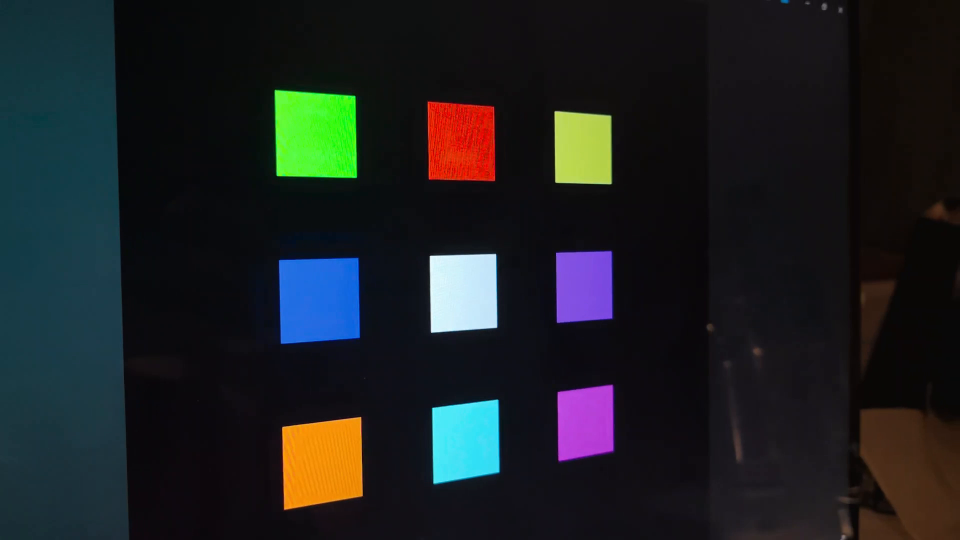
#> input picture frame 10 of code/test_video_small.mp4, 1920 x 1080 px (shown at 1/2 size)
$ python main.py
#> lines starting #> are read from the running program, lines starting #| are printed output that depends on the picture; after the words box and inside, x2 and y2 are one past the last pixel; in counts of white or black regions, pixels touching at a corner belong together
### code/get_points.py
import cv2
import numpy as np

from collections import defaultdict
import time


# Define the function to process a single frame
def process_frame(frame, color_ranges):
    centroids_dict = defaultdict(list)
    hsv = cv2.cvtColor(frame, cv2.COLOR_BGR2HSV)

    # Special handling for combined red ranges
    red_lower1 = np.array(color_ranges["Red"][0])
    red_upper1 = np.array(color_ranges["Red"][1])
    red_lower2 = np.array(color_ranges["Red2"][0])
    red_upper2 = np.array(color_ranges["Red2"][1])

    # Create masks for both red ranges and combine them
    red_mask1 = cv2.inRange(hsv, red_lower1, red_upper1)
    red_mask2 = cv2.inRange(hsv, red_lower2, red_upper2)
    combined_red_mask = cv2.bitwise_or(red_mask1, red_mask2)

    # Apply opening and closing to the combined red mask
    kernel = np.ones((7,7), np.uint8)
    opened_mask = cv2.morphologyEx(combined_red_mask, cv2.MORPH_OPEN, kernel)
    closed_mask = cv2.morphologyEx(opened_mask, cv2.MORPH_CLOSE, kernel)

    num_labels, labels, stats, centroids = cv2.connectedComponentsWithStats(closed_mask)

    largest_label = 1 + np.argmax(stats[1:, cv2.CC_STAT_AREA])  # skip background
    cx, cy = centroids[largest_label]
    centroid = (cy, cx)
    centroids_dict["Red"].append(centroid)


    # Process other color ranges (excluding Red2, already handled)
    for color, (lower, upper) in color_ranges.items():
        if color in ["Red", "Red2"]:
            continue  # Skip as we already handled "Red"
        lower_bound = np.array(lower)
        upper_bound = np.array(upper)


        # Create the mask for the current color
        mask = cv2.inRange(hsv, lower_bound, upper_bound)


        opened_mask = cv2.morphologyEx(mask, cv2.MORPH_OPEN, kernel)
        closed_mask = cv2.morphologyEx(opened_mask, cv2.MORPH_CLOSE, kernel)

        num_labels, labels, stats, centroids = cv2.connectedComponentsWithStats(closed_mask)
        if num_labels>1:
            largest_label = 1 + np.argmax(stats[1:, cv2.CC_STAT_AREA])  # skip background
            cx, cy = centroids[largest_label]
            centroid = (cy, cx)
            centroids_dict[color].append(centroid)


    return centroids_dict

### code/calculate.py
import numpy as np


def estimerH(ptImg, ptWorld):
    A = []
    for i in range(len(ptImg)):
        xw, yw = ptWorld[i]
        xi, yi = ptImg[i]
        A.append([0, 0, 0, -xw, -yw, -1, xi * xw, xi * yw, xi * 1])
        A.append([xw, yw, 1, 0, 0, 0, -yi * xw, -yi * yw, -yi])

    U, S, V = np.linalg.svd(A)
    H = np.array(V[-1].reshape((3, 3)))

    return H / H[2, 2]  # Normalize H


def calcule_P(K,H):

    RT = np.matmul(np.linalg.inv(K), H).transpose()
    #Extraire les deux premières lignes de la matrice RT comme matrice de rotation
    r1 = RT[0]
    r2 = RT[1]
    #La troisième matrice de rotation est obtenue par le produit vectoriel des deux premières matrices de rotation
    r3 = np.cross(r1, r2)
    #Assurer la droiture de la matrice de rotation
    if np.linalg.det(RT) > 0:
        RT *= -1
    #Calculer l'alpha
    alpha = np.linalg.det([r1, r2, r3])
    alpha = alpha ** (1 / float(4))
    #Normalisez pour vous assurer que la longueur du vecteur de rotation est de 1.
    r1 = r1 / alpha
    r2 = r2 / alpha
    #Utilisez le carré, car r3 est le résultat du produit croisé de r1 et r2
    r3 = r3 / (alpha * alpha)
    t = RT[2] / alpha
    P = np.array([r1, r2, r3, t]).transpose()
    # print(RT)

    return alpha,P

### code/cube.py
import numpy as np
import cv2

def drawCube(img, K, Rt, alpha, size=1, center=(0, 0, 0)):
    """
    Draws a 3D cube projected onto a 2D image.

    Args:
        img: Input image (will be modified in-place).
        K: Camera intrinsic matrix.
        Rt: Camera extrinsic matrix (rotation + translation).
        alpha: Scaling factor.
        size: Size of the cube.
        center: The 3D coordinates of the cube's center (x, y, z).
    """
    # Calculate the 8 vertices of the cube, shifted by the center
    x, y, z = center
    vertices = np.array([
        [x + size, y + size, z + size, 1],
        [x + size, y + size, z, 1],
        [x + size, y, z, 1],
        [x + size, y, z + size, 1],
        [x, y + size, z + size, 1],
        [x, y + size, z, 1],
        [x, y, z, 1],
        [x, y, z + size, 1]
    ])

    # Project the vertices onto the 2D image plane
    M = alpha * K @ Rt  # shape: (3, 4) if Rt is (3, 4), or (3, 4) slice of (4,4)

    # 2) Convert your vertices array to shape (4, N) for N vertices:
    #    e.g. if vertices is currently a list of shape (N, 4)
    vertices_np = np.array(vertices).T  # Now shape: (4, N)

    # 3) Multiply all vertices at once
    projected = M @ vertices_np  # shape: (3, N)

    # 4) Perform perspective divide (assuming row 2 is the z-component)
    x_vals = projected[0, :] / projected[2, :]
    y_vals = projected[1, :] / projected[2, :]

    # 5) Convert to integer tuples for OpenCV drawing
    projected_vertices = list(zip(x_vals.astype(int), y_vals.astype(int)))

    # Define the 12 edges of the cube
    edges = [
        (0, 1), (1, 2), (2, 3), (3, 0),
        (4, 5), (5, 6), (6, 7), (7, 4),
        (0, 4), (1, 5), (2, 6), (3, 7)
    ]

    # Draw the edges of the cube on the image
    for edge in edges:
        cv2.line(img, projected_vertices[edge[0]], projected_vertices[edge[1]], (255, 0, 255), 2)

    return img

### code/main.py

import scipy.io

import cv2
import time
from calculate import *
from cube import *
from get_points import *
t0=time.time()


# Define your color ranges
color_ranges = {
    "Red": [(0, 100, 100), (10, 255, 255)],
    "Red2": [(170, 100, 100), (179, 255, 255)],  # Secondary red (wrapping around the hue circle)
    "Orange": [(11, 100, 100), (25, 255, 255)],
    "Yellow": [(26, 100, 100), (39, 255, 255)],
    "Green": [(40, 100, 100), (85, 255, 255)],
    "Cyan": [(86, 100, 100), (100, 255, 255)],
    "Blue": [(100, 100, 100), (125, 255, 255)],
    "Purple": [(126, 100, 100), (140, 255, 255)],
    "Magenta": [(140, 100, 100), (160, 255, 255)],
    "White": [(0, 0, 200), (180, 50, 255)]
}
# Path to your video file
video_path = "test_video_small.mp4"

# Path to save the output video
output_path = "output.mp4"


ptworld = np.array([
[0, 0],  # Green (Top-left)
[1, 0],  # Red (Top-center)
[2, 0],  # Yellow (Top-right)
[0, 1],  # Blue (Middle-left)
[1, 1],  # White (Center)
[2, 1],  # Purple (Middle-right)
[0, 2],  # Orange (Bottom-left)
# [1, 2],  # Cyan (Bottom-center)
[2, 2],  # Pink (Bottom-right)
])


# #yuchang
K = np.array([
    [3251.08236331607, 0, 2006.77185927389],
    [0, 3252.36090006803, 1475.73672757365],
    [0, 0, 1]
])


# K = scipy.io.loadmat("K.mat")
# K=np.array(K['K'])


cap = cv2.VideoCapture(video_path)
frame_width = int(cap.get(cv2.CAP_PROP_FRAME_WIDTH))
frame_height = int(cap.get(cv2.CAP_PROP_FRAME_HEIGHT))
fps = int(cap.get(cv2.CAP_PROP_FPS))

# Define the codec and create VideoWriter object
fourcc = cv2.VideoWriter_fourcc(*'mp4v')  # 'mp4v' for .mp4 files
out = cv2.VideoWriter(output_path, fourcc, fps, (frame_width, frame_height), isColor=True)

frame_count = 0

while cap.isOpened():
    ret, frame = cap.read()
#> frame is the input picture: shape (1080, 1920, 3); mean B, G, R 33.8, 32.3, 28.8
    if not ret or frame_count>=500  :
        break  # End of video
    # Convert frame to uint8 format (if needed)
    frame = np.clip(frame, 0, 255).astype(np.uint8)

    frame_count += 1
    print(f"Processing frame {frame_count}...")

    # Process the current frame
    centroids_dict = process_frame(frame, color_ranges)
#> in process_frame, `red_mask1 = cv2.inRange(hsv, red_lower1, red_upper1)`:
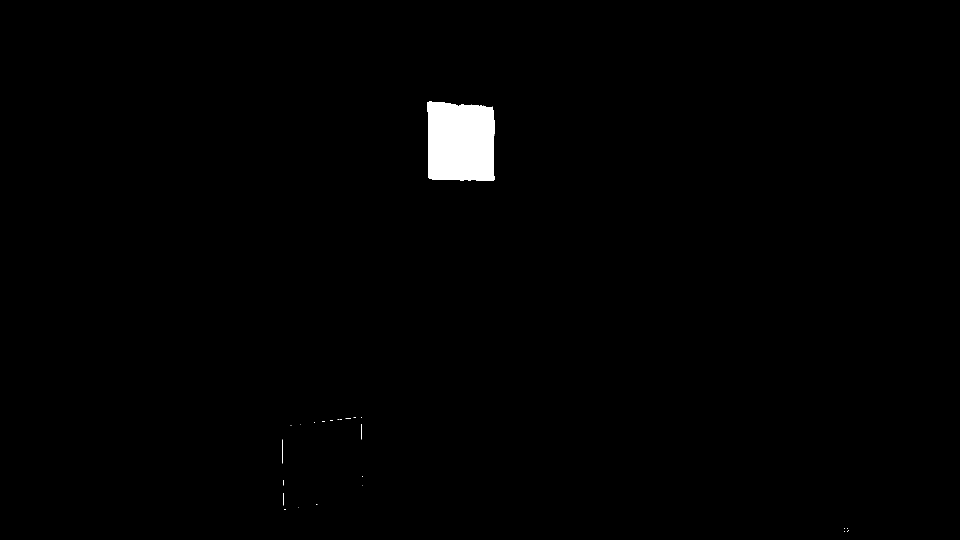
#> red_mask1: shape (1080, 1920) (shown at 1/2 size); 0.98% white; 26 white regions (22 under 20 px), largest, box (x1, y1, x2, y2) and area: (855, 202, 990, 362) 20060, (564, 879, 566, 927) 60, (722, 848, 724, 879) 35, (567, 986, 568, 1011) 25
#> in process_frame, `red_mask2 = cv2.inRange(hsv, red_lower2, red_upper2)`:
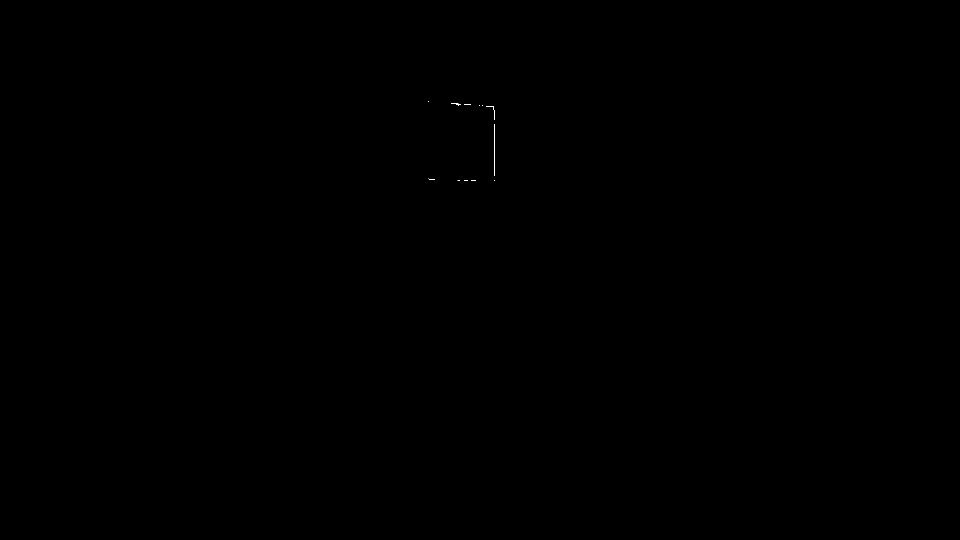
#> red_mask2: shape (1080, 1920) (shown at 1/2 size); 0.02% white in thin lines or dots, all inside (x1, y1, x2, y2) = (856, 203, 990, 362)
#> in process_frame, `num_labels, labels, stats, centroids = cv2.connectedComponentsWithStat..`: num_labels = 2; stats = [[0, 0, 1920, 1080, 2053154], [855, 203, 135, 159, 20446]]; centroids = [[959.9, 542], [922, 283.7]]
#> in process_frame, `largest_label = 1 + np.argmax(stats[1:, cv2.CC_STAT_AREA])`: largest_label = 1
#> in process_frame, `cx, cy = centroids[largest_label]`: cx = 922; cy = 283.7
#> in process_frame, `centroid = (cy, cx)`: centroid = (283.7, 922)
#> the loop in process_frame, `for color, (lower, upper) in color_ranges.items():` made 10 passes
#> (num_labels, stats, centroids, largest_label, cx, cy, centroid) on passes 3 to 5: (2, [[0, 0, 1920, 1080, 2047797], [564, 834, 162, 185, 25803]], [[963.5, 534.6], [644.1, 924.9]], 1, 644.1, 924.9, (924.9, 644.1)), (2, [[0, 0, 1920, 1080, 2058526], [1109, 224, 113, 142, 15074]], [[958, 541.3], [1164.6, 296]], 1, 1164.6, 296, (296, 1164.6)), (2, [[0, 0, 1920, 1080, 2046152], [549, 180, 165, 176, 27448]], [[963.9, 543.1], [630.6, 269.4]], 1, 630.6, 269.4, (269.4, 630.6))
#> pass 3, in process_frame, `mask = cv2.inRange(hsv, lower_bound, upper_bound)`:
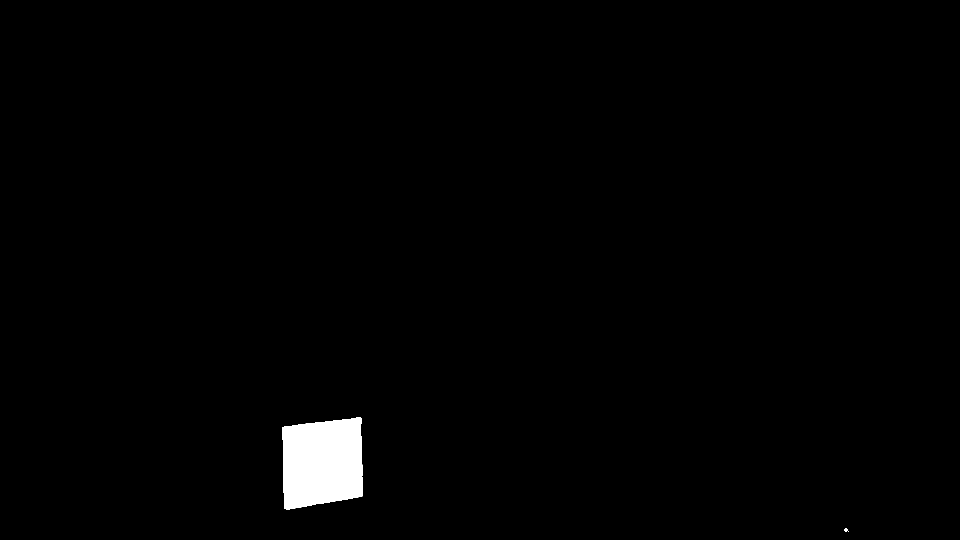
#> mask: shape (1080, 1920) (shown at 1/2 size); 1.2% white; 2 white regions, box (x1, y1, x2, y2) and area: (564, 834, 726, 1020) 25805, (1689, 1056, 1697, 1064) 46
#> after the loop in process_frame, `for color, (lower, upper) in color_ranges.items():`:
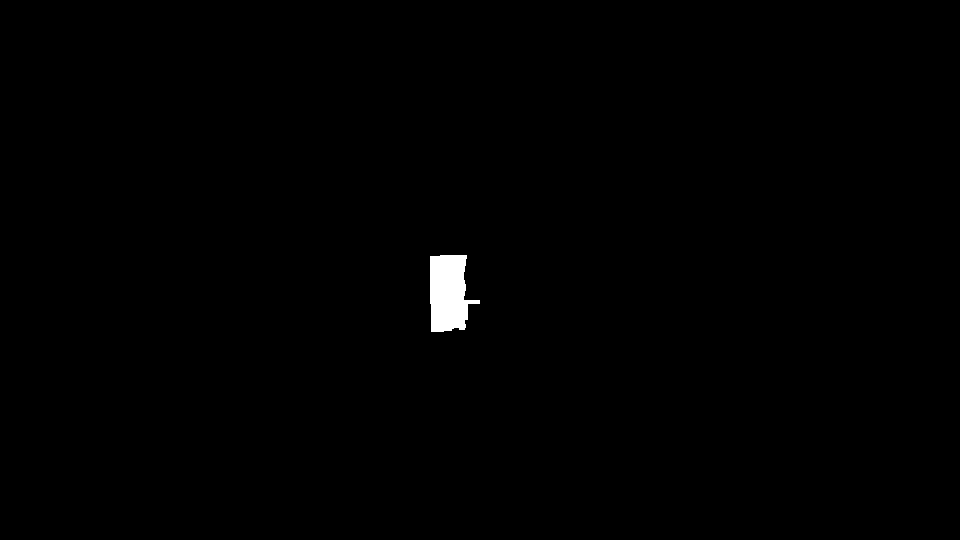
#> closed_mask: shape (1080, 1920) (shown at 1/2 size); 0.52% white; 1 white region, box (x1, y1, x2, y2) and area: (860, 510, 960, 664) 10789
#> centroids_dict = 9 items
    ptimage = np.array([
        centroids_dict["Green"][-1],  # Green
        centroids_dict["Red"][-1],    # Red
        centroids_dict["Yellow"][-1], # Yellow
        centroids_dict["Blue"][-1],   # Blue
        centroids_dict["White"][-1],  # White
        centroids_dict["Purple"][-1], # Purple
        centroids_dict["Orange"][-1], # Orange
        # centroids_dict["Cyan"][-1],   # Cyan
        centroids_dict["Magenta"][-1],   # Pink
    ])
#> ptimage = [[269.4, 630.6], [283.7, 922], [296, 1164.6], [599.6, 638], [586, 896.8], [572.2, 1167.2], [924.9, 644.1], [844.3, 1170]]

    H = estimerH(ptimage,ptworld)
#> the loop in estimerH, `for i in range(len(ptImg)):` made 8 passes
#> (xw, yw, xi, yi) on passes 1 to 8: (0, 0, 269.4, 630.6), (1, 0, 283.7, 922), (2, 0, 296, 1164.6), (0, 1, 599.6, 638), (1, 1, 586, 896.8), (2, 1, 572.2, 1167.2), (0, 2, 924.9, 644.1), (2, 2, 844.3, 1170)
#> after the loop in estimerH, `for i in range(len(ptImg)):`: A = 16 items
#> in estimerH, `U, S, V = np.linalg.svd(A)`: S = [6439.2, 2606.8, 1222.1, 5.02, 2.46, 1.32, 0.614, 0.402, 0.0336]
#> in estimerH, `H = np.array(V[-1].reshape((3, 3)))`: H = [[0.43, 0.0106, 0.746], [0.0394, 0.39, 0.325], [9.77e-05, 7.34e-06, 0.00118]]
#> H = [[362.7, 8.93, 629.6], [33.28, 329.1, 274.1], [0.0825, 0.0062, 1]]

    alpha,Rt = calcule_P(K,H)
#> in calcule_P, `RT = np.matmul(np.linalg.inv(K), H).transpose()`: RT = [[0.0607, -0.0272, 0.0825], [-0.00108, 0.0984, 0.0062], [-0.424, -0.369, 1]]
#> in calcule_P, `r1 = RT[0]`: r1 = [0.0607, -0.0272, 0.0825]
#> in calcule_P, `r2 = RT[1]`: r2 = [-0.00108, 0.0984, 0.0062]
#> in calcule_P, `r3 = np.cross(r1, r2)`: r3 = [-0.00828, -0.000465, 0.00594]
#> in calcule_P, `RT *= -1`: RT = [[-0.0607, 0.0272, -0.0825], [0.00108, -0.0984, -0.0062], [0.424, 0.369, -1]]
#> in calcule_P, `alpha = np.linalg.det([r1, r2, r3])`: alpha = 0.000104
#> in calcule_P, `alpha = alpha ** (1 / float(4))`: alpha = 0.101
#> in calcule_P, `r1 = r1 / alpha`: r1 = [-0.601, 0.269, -0.816]
#> in calcule_P, `r2 = r2 / alpha`: r2 = [0.0107, -0.974, -0.0613]
#> in calcule_P, `r3 = r3 / (alpha * alpha)`: r3 = [-0.812, -0.0456, 0.582]
#> in calcule_P, `t = RT[2] / alpha`: t = [4.19, 3.66, -9.9]
#> in calcule_P, `P = np.array([r1, r2, r3, t]).transpose()`: P = [[-0.601, 0.0107, -0.812, 4.19], [0.269, -0.974, -0.0456, 3.66], [-0.816, -0.0613, 0.582, -9.9]]
#> alpha = 0.101; Rt has the same summary as P in calcule_P

    drawCube(frame, K, Rt, alpha, size=1, center=(0,0, 0))
#> in drawCube, `M = alpha * K @ Rt`: M = [[-362.7, -8.93, -148.6, -629.6], [-33.28, -329.1, 71.81, -274.1], [-0.0825, -0.0062, 0.0588, -1]]
#> in drawCube, `x_vals = projected[0, :] / projected[2, :]`: x_vals = [1116.4, 919.7, 916.7, 1114.5, 830.8, 634.6, 629.6, 826.7]
#> in drawCube, `y_vals = projected[1, :] / projected[2, :]`: y_vals = [548.4, 584.7, 284, 230.2, 561, 599.6, 274.1, 215]
#> in drawCube, `projected_vertices = list(zip(x_vals.astype(int), y_vals.astype(int)))`: projected_vertices = [(1116, 548), (919, 584), (916, 284), (1114, 230), (830, 560), (634, 599), (629, 274), (826, 214)]


    # Draw centroids on the frame
    for color, centroids in centroids_dict.items():
        for centroid in centroids:
            # Draw a circle at each centroid
            # cv2.circle(frame, (int(centroid[1]), int(centroid[0])), 5, (255, 0, 0), -1)  # (B, G, R)
            continue
#> this loop made 9 passes


    # Write the frame with centroids to the output video
    out.write(frame)


cap.release()
out.release()
cv2.destroyAllWindows()
print(f"Video saved to {output_path}")

t1 = time.time()
print(f"program took {(t1 - t0):.8f} seconds")


# Create a VideoCapture object
cap = cv2.VideoCapture(output_path)

while cap.isOpened():
    ret, frame = cap.read()
    if not ret:
        break
    cv2.imshow('Playing Video', frame)
    if cv2.waitKey(33) & 0xFF == ord('q'):
        break

cap.release()
cv2.destroyAllWindows()
